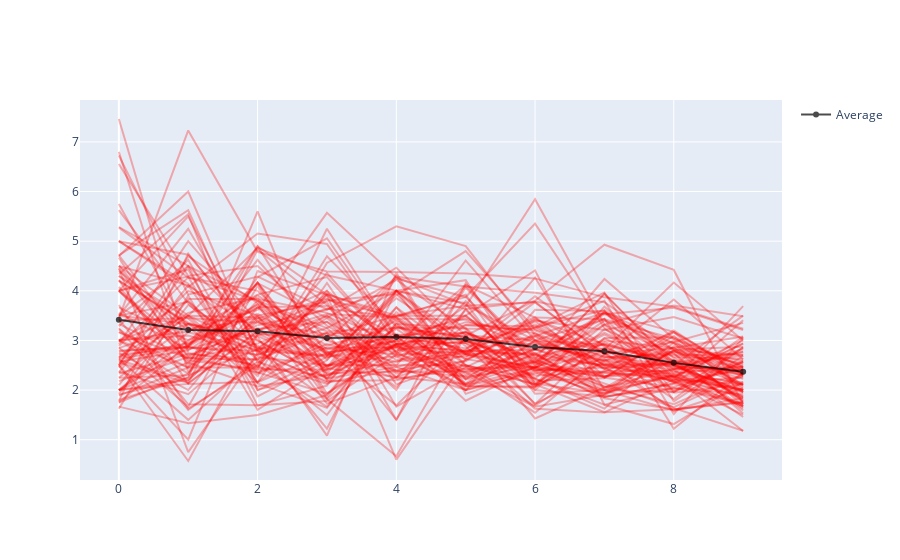

Notebook cell for this chart:
### Code cell
fig = go.Figure()
for d in data:
    r = []
    for day in range(5, 15):
        infected = d[0][d[0][:,2] == day][:, 0]
        r.append(np.mean([d[1][i] for i in infected]))
    fig.add_trace(go.Scatter(x=list(range(len(r))), y=r, mode='lines', line=dict(color='red'), opacity=0.3, showlegend=False))

mean_line = []
for day in range(5, 15):
    r = []
    for d in data:
        infected = d[0][d[0][:,2] == day][:, 0]
        r.extend([d[1][i] for i in infected])
    mean_line.append(np.mean(r))

fig.add_trace(go.Scatter(x=list(range(len(mean_line))), y=mean_line, mode='markers+lines', 
                         line=dict(color='black'), opacity=0.7, name='Average'))

fig.write_image('light_quearentine_rt.png', scale=3)
fig.show()

### Figure 1 — Plotly figure (JSON) as saved in the notebook; plotly's stock layout.template omitted (floating-point values rounded to 4 significant figures)
{"data": [{"line": {"color": "red"}, "mode": "lines", "opacity": 0.3, "showlegend": false, "type": "scatter", "x": [0, 1, 2, 3, 4, 5, 6, 7, 8, 9], "y": [5, 4.727, 3.091, 2.438, 2.263, 2.125, 2.579, 3.565, 2.944, 1.68]}, {"line": {"color": "red"}, "mode": "lines", "opacity": 0.3, "showlegend": false, "type": "scatter", "x": [0, 1, 2, 3, 4, 5, 6, 7, 8, 9], "y": [3.25, 1.6, 2.571, 2.125, 2.929, 2.643, 4.267, 2, 1.96, 2.565]}, {"line": {"color": "red"}, "mode": "lines", "opacity": 0.3, "showlegend": false, "type": "scatter", "x": [0, 1, 2, 3, 4, 5, 6, 7, 8, 9], "y": [3.444, 7.231, 4.786, 4.391, 4.381, 4.35, 4.25, 3.868, 3.679, 3.235]}, {"line": {"color": "red"}, "mode": "lines", "opacity": 0.3, "showlegend": false, "type": "scatter", "x": [0, 1, 2, 3, 4, 5, 6, 7, 8, 9], "y": [3, 2.455, 2.455, 2.286, 2.905, 2.357, 1.667, 1.905, 2.81, 1.778]}, {"line": {"color": "red"}, "mode": "lines", "opacity": 0.3, "showlegend": false, "type": "scatter", "x": [0, 1, 2, 3, 4, 5, 6, 7, 8, 9], "y": [3.286, 4.625, 2.133, 1.643, 3.333, 2.091, 2.357, 1.929, 2.955, 2.095]}, {"line": {"color": "red"}, "mode": "lines", "opacity": 0.3, "showlegend": false, "type": "scatter", "x": [0, 1, 2, 3, 4, 5, 6, 7, 8, 9], "y": [4.5, 4.111, 3.2, 3.824, 3.467, 2.077, 2.05, 3.6, 1.964, 2.571]}, {"line": {"color": "red"}, "mode": "lines", "opacity": 0.3, "showlegend": false, "type": "scatter", "x": [0, 1, 2, 3, 4, 5, 6, 7, 8, 9], "y": [2, 2.556, 4.167, 1.846, 3.667, 2.118, 2.75, 1.895, 2.615, 1.591]}, {"line": {"color": "red"}, "mode": "lines", "opacity": 0.3, "showlegend": false, "type": "scatter", "x": [0, 1, 2, 3, 4, 5, 6, 7, 8, 9], "y": [5.273, 4.267, 4, 2.708, 3.909, 4.8, 3.226, 2.816, 4.167, 3]}, {"line": {"color": "red"}, "mode": "lines", "opacity": 0.3, "showlegend": false, "type": "scatter", "x": [0, 1, 2, 3, 4, 5, 6, 7, 8, 9], "y": [3.167, 2.455, 4.167, 2.3, 2.583, 2.684, 2.95, 2.588, 3.167, 2.316]}, {"line": {"color": "red"}, "mode": "lines", "opacity": 0.3, "showlegend": false, "type": "scatter", "x": [0, 1, 2, 3, 4, 5, 6, 7, 8, 9], "y": [4, 4.429, 2, 2.667, 2.846, 2.222, 3.15, 2.25, 2.067, 2.45]}, {"line": {"color": "red"}, "mode": "lines", "opacity": 0.3, "showlegend": false, "type": "scatter", "x": [0, 1, 2, 3, 4, 5, 6, 7, 8, 9], "y": [3, 3.182, 3.923, 4.278, 2.75, 3.69, 5.846, 3.32, 3.706, 3.488]}, {"line": {"color": "red"}, "mode": "lines", "opacity": 0.3, "showlegend": false, "type": "scatter", "x": [0, 1, 2, 3, 4, 5, 6, 7, 8, 9], "y": [3.5, 3.333, 2.412, 5.25, 3.083, 2.105, 2.444, 3.947, 2.5, 3.5]}, {"line": {"color": "red"}, "mode": "lines", "opacity": 0.3, "showlegend": false, "type": "scatter", "x": [0, 1, 2, 3, 4, 5, 6, 7, 8, 9], "y": [2.75, 2, 3.667, 2.9, 3.267, 3.067, 2.909, 2.652, 2.737, 1.526]}, {"line": {"color": "red"}, "mode": "lines", "opacity": 0.3, "showlegend": false, "type": "scatter", "x": [0, 1, 2, 3, 4, 5, 6, 7, 8, 9], "y": [3.714, 1.625, 2.5, 1.667, 3.364, 2.231, 2.714, 2.5, 2.857, 1.75]}, {"line": {"color": "red"}, "mode": "lines", "opacity": 0.3, "showlegend": false, "type": "scatter", "x": [0, 1, 2, 3, 4, 5, 6, 7, 8, 9], "y": [2.923, 5, 3.375, 4, 1.667, 2.467, 1.545, 2.722, 2.158, 2.421]}, {"line": {"color": "red"}, "mode": "lines", "opacity": 0.3, "showlegend": false, "type": "scatter", "x": [0, 1, 2, 3, 4, 5, 6, 7, 8, 9], "y": [3.5, 3.778, 2.615, 3.154, 1.4, 3.643, 2.133, 1.933, 2.3, 1.963]}, {"line": {"color": "red"}, "mode": "lines", "opacity": 0.3, "showlegend": false, "type": "scatter", "x": [0, 1, 2, 3, 4, 5, 6, 7, 8, 9], "y": [7.462, 2.75, 2.5, 4.696, 3.286, 2.762, 3.444, 2.727, 2.97, 3.355]}, {"line": {"color": "red"}, "mode": "lines", "opacity": 0.3, "showlegend": false, "type": "scatter", "x": [0, 1, 2, 3, 4, 5, 6, 7, 8, 9], "y": [3.5, 5.25, 2.833, 2.667, 3, 3.5, 2.409, 2.353, 2.214, 2.118]}, {"line": {"color": "red"}, "mode": "lines", "opacity": 0.3, "showlegend": false, "type": "scatter", "x": [0, 1, 2, 3, 4, 5, 6, 7, 8, 9], "y": [1.625, 3.9, 1.6, 2.5, 3, 2.133, 3, 2.062, 2.286, 1.667]}, {"line": {"color": "red"}, "mode": "lines", "opacity": 0.3, "showlegend": false, "type": "scatter", "x": [0, 1, 2, 3, 4, 5, 6, 7, 8, 9], "y": [6.556, 4.3, 4.5, 3.3, 2.5, 4.095, 2.714, 3.556, 3.172, 2.379]}, {"line": {"color": "red"}, "mode": "lines", "opacity": 0.3, "showlegend": false, "type": "scatter", "x": [0, 1, 2, 3, 4, 5, 6, 7, 8, 9], "y": [5, 4.143, 2.857, 2.7, 3.133, 2.462, 3.1, 2.435, 2.519, 2.692]}, {"line": {"color": "red"}, "mode": "lines", "opacity": 0.3, "showlegend": false, "type": "scatter", "x": [0, 1, 2, 3, 4, 5, 6, 7, 8, 9], "y": [2.5, 3.5, 3.462, 2.4, 3.1, 1.786, 2.471, 1.833, 1.611, 1.75]}, {"line": {"color": "red"}, "mode": "lines", "opacity": 0.3, "showlegend": false, "type": "scatter", "x": [0, 1, 2, 3, 4, 5, 6, 7, 8, 9], "y": [2.25, 2.3, 2.818, 3.941, 3.417, 2.765, 2.438, 3.4, 2.944, 2.5]}, {"line": {"color": "red"}, "mode": "lines", "opacity": 0.3, "showlegend": false, "type": "scatter", "x": [0, 1, 2, 3, 4, 5, 6, 7, 8, 9], "y": [2.182, 2.667, 3.308, 3.619, 4.467, 3.095, 3.8, 4.929, 4.421, 1.714]}, {"line": {"color": "red"}, "mode": "lines", "opacity": 0.3, "showlegend": false, "type": "scatter", "x": [0, 1, 2, 3, 4, 5, 6, 7, 8, 9], "y": [2.5, 1, 4.4, 3.917, 0.6, 2.625, 2.4, 2.455, 2.545, 2.769]}, {"line": {"color": "red"}, "mode": "lines", "opacity": 0.3, "showlegend": false, "type": "scatter", "x": [0, 1, 2, 3, 4, 5, 6, 7, 8, 9], "y": [1.75, 2.333, 3.8, 3.25, 2, 4.062, 2.667, 3, 2.846, 3.08]}, {"line": {"color": "red"}, "mode": "lines", "opacity": 0.3, "showlegend": false, "type": "scatter", "x": [0, 1, 2, 3, 4, 5, 6, 7, 8, 9], "y": [2.556, 2.143, 3.167, 2.833, 3.071, 3.444, 2.955, 2.577, 2.417, 2.828]}, {"line": {"color": "red"}, "mode": "lines", "opacity": 0.3, "showlegend": false, "type": "scatter", "x": [0, 1, 2, 3, 4, 5, 6, 7, 8, 9], "y": [6.727, 3.923, 4.286, 3.625, 4, 3.632, 3.784, 3.526, 3.657, 3.209]}, {"line": {"color": "red"}, "mode": "lines", "opacity": 0.3, "showlegend": false, "type": "scatter", "x": [0, 1, 2, 3, 4, 5, 6, 7, 8, 9], "y": [2.667, 2.95, 3.5, 3.778, 1.4, 4.15, 2.5, 3.154, 2.5, 2.353]}, {"line": {"color": "red"}, "mode": "lines", "opacity": 0.3, "showlegend": false, "type": "scatter", "x": [0, 1, 2, 3, 4, 5, 6, 7, 8, 9], "y": [2.5, 0.5714, 3.125, 3.091, 3.5, 3.5, 2.375, 2.85, 2.259, 2.938]}, {"line": {"color": "red"}, "mode": "lines", "opacity": 0.3, "showlegend": false, "type": "scatter", "x": [0, 1, 2, 3, 4, 5, 6, 7, 8, 9], "y": [4.714, 5.625, 2.545, 3.455, 2.263, 3.316, 3.2, 2.75, 1.818, 2.864]}, {"line": {"color": "red"}, "mode": "lines", "opacity": 0.3, "showlegend": false, "type": "scatter", "x": [0, 1, 2, 3, 4, 5, 6, 7, 8, 9], "y": [2.846, 3.333, 2.786, 2.15, 2.409, 2.579, 3.385, 2.5, 2.185, 1.5]}, {"line": {"color": "red"}, "mode": "lines", "opacity": 0.3, "showlegend": false, "type": "scatter", "x": [0, 1, 2, 3, 4, 5, 6, 7, 8, 9], "y": [2.625, 1.4, 2.667, 2.5, 2.5, 2.5, 1.688, 2.6, 2.778, 2.444]}, {"line": {"color": "red"}, "mode": "lines", "opacity": 0.3, "showlegend": false, "type": "scatter", "x": [0, 1, 2, 3, 4, 5, 6, 7, 8, 9], "y": [2.8, 2.857, 2.786, 2.692, 3.85, 2.941, 2, 1.87, 2.038, 1.92]}, {"line": {"color": "red"}, "mode": "lines", "opacity": 0.3, "showlegend": false, "type": "scatter", "x": [0, 1, 2, 3, 4, 5, 6, 7, 8, 9], "y": [5, 4.077, 5.154, 4.944, 2.933, 4.118, 3.462, 3.429, 3.036, 2.469]}, {"line": {"color": "red"}, "mode": "lines", "opacity": 0.3, "showlegend": false, "type": "scatter", "x": [0, 1, 2, 3, 4, 5, 6, 7, 8, 9], "y": [2, 2.857, 4.625, 3, 2.467, 2, 3.619, 3.591, 2.333, 2.474]}, {"line": {"color": "red"}, "mode": "lines", "opacity": 0.3, "showlegend": false, "type": "scatter", "x": [0, 1, 2, 3, 4, 5, 6, 7, 8, 9], "y": [3, 2.143, 4.833, 3.714, 2.769, 2, 2.333, 2.625, 1.583, 2.036]}, {"line": {"color": "red"}, "mode": "lines", "opacity": 0.3, "showlegend": false, "type": "scatter", "x": [0, 1, 2, 3, 4, 5, 6, 7, 8, 9], "y": [2.6, 2.2, 3.462, 2.727, 2.231, 2.429, 2.471, 2.267, 2.353, 3]}, {"line": {"color": "red"}, "mode": "lines", "opacity": 0.3, "showlegend": false, "type": "scatter", "x": [0, 1, 2, 3, 4, 5, 6, 7, 8, 9], "y": [2.714, 2.875, 2.467, 3.929, 3.5, 3.7, 3.769, 2.727, 2.846, 2.278]}, {"line": {"color": "red"}, "mode": "lines", "opacity": 0.3, "showlegend": false, "type": "scatter", "x": [0, 1, 2, 3, 4, 5, 6, 7, 8, 9], "y": [4.3, 3.2, 3.444, 3.846, 3.087, 2.84, 3.476, 2.278, 2.571, 1.87]}, {"line": {"color": "red"}, "mode": "lines", "opacity": 0.3, "showlegend": false, "type": "scatter", "x": [0, 1, 2, 3, 4, 5, 6, 7, 8, 9], "y": [4.667, 2.5, 4.9, 2.7, 3.393, 2.727, 3.773, 2.714, 3.824, 2.621]}, {"line": {"color": "red"}, "mode": "lines", "opacity": 0.3, "showlegend": false, "type": "scatter", "x": [0, 1, 2, 3, 4, 5, 6, 7, 8, 9], "y": [2.5, 4.5, 3.8, 2.833, 2.722, 2.364, 2.55, 3.316, 2.235, 2]}, {"line": {"color": "red"}, "mode": "lines", "opacity": 0.3, "showlegend": false, "type": "scatter", "x": [0, 1, 2, 3, 4, 5, 6, 7, 8, 9], "y": [3, 3.5, 2.333, 2.857, 2.857, 2.727, 2.429, 2.368, 3, 2.05]}, {"line": {"color": "red"}, "mode": "lines", "opacity": 0.3, "showlegend": false, "type": "scatter", "x": [0, 1, 2, 3, 4, 5, 6, 7, 8, 9], "y": [4.222, 2.125, 2.167, 3.059, 2.059, 3.619, 2.19, 2.24, 3.167, 2]}, {"line": {"color": "red"}, "mode": "lines", "opacity": 0.3, "showlegend": false, "type": "scatter", "x": [0, 1, 2, 3, 4, 5, 6, 7, 8, 9], "y": [4.4, 3.273, 2.154, 2.75, 2.391, 2.28, 2.833, 2.25, 3.091, 1.955]}, {"line": {"color": "red"}, "mode": "lines", "opacity": 0.3, "showlegend": false, "type": "scatter", "x": [0, 1, 2, 3, 4, 5, 6, 7, 8, 9], "y": [4.444, 2.667, 2.357, 2.929, 2.565, 3.167, 2.625, 4.238, 3.037, 2.324]}, {"line": {"color": "red"}, "mode": "lines", "opacity": 0.3, "showlegend": false, "type": "scatter", "x": [0, 1, 2, 3, 4, 5, 6, 7, 8, 9], "y": [3.667, 3, 3.909, 3, 4.286, 4.087, 3.962, 3.773, 2.812, 2.872]}, {"line": {"color": "red"}, "mode": "lines", "opacity": 0.3, "showlegend": false, "type": "scatter", "x": [0, 1, 2, 3, 4, 5, 6, 7, 8, 9], "y": [1.889, 2.455, 3.412, 2.333, 2.375, 3, 2.545, 2.08, 1.714, 2.324]}, {"line": {"color": "red"}, "mode": "lines", "opacity": 0.3, "showlegend": false, "type": "scatter", "x": [0, 1, 2, 3, 4, 5, 6, 7, 8, 9], "y": [4.2, 3.333, 3, 2.231, 3.667, 2.615, 3.267, 3.967, 1.773, 2.692]}, {"line": {"color": "red"}, "mode": "lines", "opacity": 0.3, "showlegend": false, "type": "scatter", "x": [0, 1, 2, 3, 4, 5, 6, 7, 8, 9], "y": [3.4, 3.455, 3.357, 3.133, 2.895, 2.8, 2.714, 2.045, 2.8, 2.12]}, {"line": {"color": "red"}, "mode": "lines", "opacity": 0.3, "showlegend": false, "type": "scatter", "x": [0, 1, 2, 3, 4, 5, 6, 7, 8, 9], "y": [2.25, 3.333, 3.071, 1.083, 4.364, 2, 2.45, 1.857, 2.136, 1.682]}, {"line": {"color": "red"}, "mode": "lines", "opacity": 0.3, "showlegend": false, "type": "scatter", "x": [0, 1, 2, 3, 4, 5, 6, 7, 8, 9], "y": [4.5, 2.867, 2.714, 3.154, 3.067, 3, 2.091, 3.68, 2.5, 1.958]}, {"line": {"color": "red"}, "mode": "lines", "opacity": 0.3, "showlegend": false, "type": "scatter", "x": [0, 1, 2, 3, 4, 5, 6, 7, 8, 9], "y": [1.778, 4.75, 3, 2.235, 3.5, 3.875, 2.562, 3.536, 2.808, 2.706]}, {"line": {"color": "red"}, "mode": "lines", "opacity": 0.3, "showlegend": false, "type": "scatter", "x": [0, 1, 2, 3, 4, 5, 6, 7, 8, 9], "y": [2.1, 3.833, 3.833, 3.556, 2.929, 2.952, 3.263, 3.611, 2.647, 2.1]}, {"line": {"color": "red"}, "mode": "lines", "opacity": 0.3, "showlegend": false, "type": "scatter", "x": [0, 1, 2, 3, 4, 5, 6, 7, 8, 9], "y": [2.889, 4.273, 3.8, 2.615, 4, 2.211, 2.609, 2.125, 1.654, 2.29]}, {"line": {"color": "red"}, "mode": "lines", "opacity": 0.3, "showlegend": false, "type": "scatter", "x": [0, 1, 2, 3, 4, 5, 6, 7, 8, 9], "y": [2.625, 2.875, 3.667, 2.5, 2.688, 2.083, 2.071, 2.808, 2.211, 3.692]}, {"line": {"color": "red"}, "mode": "lines", "opacity": 0.3, "showlegend": false, "type": "scatter", "x": [0, 1, 2, 3, 4, 5, 6, 7, 8, 9], "y": [2, 3, 3.538, 2.75, 3, 2.95, 2.231, 1.706, 2.048, 1.724]}, {"line": {"color": "red"}, "mode": "lines", "opacity": 0.3, "showlegend": false, "type": "scatter", "x": [0, 1, 2, 3, 4, 5, 6, 7, 8, 9], "y": [2.353, 4.111, 2.15, 4.158, 2.115, 2.605, 3.324, 2.5, 2.542, 2.348]}, {"line": {"color": "red"}, "mode": "lines", "opacity": 0.3, "showlegend": false, "type": "scatter", "x": [0, 1, 2, 3, 4, 5, 6, 7, 8, 9], "y": [3.222, 2.333, 4.273, 5.059, 3.056, 3.304, 3.286, 2.429, 1.947, 2.118]}, {"line": {"color": "red"}, "mode": "lines", "opacity": 0.3, "showlegend": false, "type": "scatter", "x": [0, 1, 2, 3, 4, 5, 6, 7, 8, 9], "y": [4.077, 2.556, 2.071, 2.308, 2.923, 3.105, 3, 2.6, 2.471, 2]}, {"line": {"color": "red"}, "mode": "lines", "opacity": 0.3, "showlegend": false, "type": "scatter", "x": [0, 1, 2, 3, 4, 5, 6, 7, 8, 9], "y": [2.857, 1.667, 4.1, 1.929, 2.8, 3, 2.5, 3.933, 2.552, 1.667]}, {"line": {"color": "red"}, "mode": "lines", "opacity": 0.3, "showlegend": false, "type": "scatter", "x": [0, 1, 2, 3, 4, 5, 6, 7, 8, 9], "y": [1.909, 2.25, 3.385, 2.478, 2.923, 2, 3, 2.529, 2.174, 1.714]}, {"line": {"color": "red"}, "mode": "lines", "opacity": 0.3, "showlegend": false, "type": "scatter", "x": [0, 1, 2, 3, 4, 5, 6, 7, 8, 9], "y": [4.2, 3.357, 2.9, 1.222, 4, 3.75, 1.929, 2, 2.263, 1.176]}, {"line": {"color": "red"}, "mode": "lines", "opacity": 0.3, "showlegend": false, "type": "scatter", "x": [0, 1, 2, 3, 4, 5, 6, 7, 8, 9], "y": [2.5, 4.7, 3.75, 3.182, 3.25, 3.077, 2.24, 3.32, 2.735, 1.793]}, {"line": {"color": "red"}, "mode": "lines", "opacity": 0.3, "showlegend": false, "type": "scatter", "x": [0, 1, 2, 3, 4, 5, 6, 7, 8, 9], "y": [2, 3.167, 2.8, 3.25, 4, 3, 2.444, 3.118, 2.433, 2.467]}, {"line": {"color": "red"}, "mode": "lines", "opacity": 0.3, "showlegend": false, "type": "scatter", "x": [0, 1, 2, 3, 4, 5, 6, 7, 8, 9], "y": [2.571, 2.8, 3.727, 2.769, 2.875, 2.263, 2.471, 2.263, 2.765, 2.4]}, {"line": {"color": "red"}, "mode": "lines", "opacity": 0.3, "showlegend": false, "type": "scatter", "x": [0, 1, 2, 3, 4, 5, 6, 7, 8, 9], "y": [2.636, 4, 3.5, 1.727, 2.261, 2.714, 2.294, 2.353, 2.267, 2.941]}, {"line": {"color": "red"}, "mode": "lines", "opacity": 0.3, "showlegend": false, "type": "scatter", "x": [0, 1, 2, 3, 4, 5, 6, 7, 8, 9], "y": [4, 2.6, 2.417, 2.417, 4, 2.882, 1.625, 1.55, 2.214, 1.882]}, {"line": {"color": "red"}, "mode": "lines", "opacity": 0.3, "showlegend": false, "type": "scatter", "x": [0, 1, 2, 3, 4, 5, 6, 7, 8, 9], "y": [4.7, 6, 2.727, 4.357, 2.762, 4.611, 3, 3.429, 2.267, 2]}, {"line": {"color": "red"}, "mode": "lines", "opacity": 0.3, "showlegend": false, "type": "scatter", "x": [0, 1, 2, 3, 4, 5, 6, 7, 8, 9], "y": [2, 2.2, 3.5, 2.786, 1.692, 3.056, 1.727, 2.389, 2.385, 2.115]}, {"line": {"color": "red"}, "mode": "lines", "opacity": 0.3, "showlegend": false, "type": "scatter", "x": [0, 1, 2, 3, 4, 5, 6, 7, 8, 9], "y": [5.625, 3.75, 2.357, 1.929, 2.923, 3.167, 2.571, 2.286, 2.407, 1.458]}, {"line": {"color": "red"}, "mode": "lines", "opacity": 0.3, "showlegend": false, "type": "scatter", "x": [0, 1, 2, 3, 4, 5, 6, 7, 8, 9], "y": [1.8, 2.25, 5.6, 2.182, 2.2, 2.5, 2.118, 1.556, 1.615, 1.765]}, {"line": {"color": "red"}, "mode": "lines", "opacity": 0.3, "showlegend": false, "type": "scatter", "x": [0, 1, 2, 3, 4, 5, 6, 7, 8, 9], "y": [3, 3.1, 2.7, 3.5, 2.722, 3.5, 4.412, 1.704, 1.316, 2.167]}, {"line": {"color": "red"}, "mode": "lines", "opacity": 0.3, "showlegend": false, "type": "scatter", "x": [0, 1, 2, 3, 4, 5, 6, 7, 8, 9], "y": [1.667, 1.333, 1.5, 1.9, 3.571, 2.5, 2.231, 1.625, 2.889, 2.583]}, {"line": {"color": "red"}, "mode": "lines", "opacity": 0.3, "showlegend": false, "type": "scatter", "x": [0, 1, 2, 3, 4, 5, 6, 7, 8, 9], "y": [4.455, 0.75, 2.75, 2.182, 3.267, 3.238, 1.714, 3.048, 3.062, 2.464]}, {"line": {"color": "red"}, "mode": "lines", "opacity": 0.3, "showlegend": false, "type": "scatter", "x": [0, 1, 2, 3, 4, 5, 6, 7, 8, 9], "y": [4.3, 3.444, 2.286, 4.562, 5.3, 4.9, 3.111, 2.667, 2.704, 2.719]}, {"line": {"color": "red"}, "mode": "lines", "opacity": 0.3, "showlegend": false, "type": "scatter", "x": [0, 1, 2, 3, 4, 5, 6, 7, 8, 9], "y": [2.455, 3.5, 4.867, 4.312, 4, 4.214, 2.136, 2.968, 2.476, 2.406]}, {"line": {"color": "red"}, "mode": "lines", "opacity": 0.3, "showlegend": false, "type": "scatter", "x": [0, 1, 2, 3, 4, 5, 6, 7, 8, 9], "y": [6.8, 2.364, 4.167, 2.455, 4.25, 3.875, 5.353, 3.25, 2.174, 3.407]}, {"line": {"color": "red"}, "mode": "lines", "opacity": 0.3, "showlegend": false, "type": "scatter", "x": [0, 1, 2, 3, 4, 5, 6, 7, 8, 9], "y": [4.714, 2.909, 3.667, 3.692, 2.375, 2.375, 2.812, 3.438, 1.222, 2.357]}, {"line": {"color": "red"}, "mode": "lines", "opacity": 0.3, "showlegend": false, "type": "scatter", "x": [0, 1, 2, 3, 4, 5, 6, 7, 8, 9], "y": [4.5, 3.5, 2.846, 3.8, 3.938, 2.5, 2.111, 3.042, 2.423, 2.778]}, {"line": {"color": "red"}, "mode": "lines", "opacity": 0.3, "showlegend": false, "type": "scatter", "x": [0, 1, 2, 3, 4, 5, 6, 7, 8, 9], "y": [3.333, 2.643, 2.611, 1.5, 3.333, 3.25, 2.062, 2.84, 1.964, 2.862]}, {"line": {"color": "red"}, "mode": "lines", "opacity": 0.3, "showlegend": false, "type": "scatter", "x": [0, 1, 2, 3, 4, 5, 6, 7, 8, 9], "y": [1.923, 3.714, 2.812, 3.375, 2.25, 3.792, 2.65, 2.5, 2.276, 1.84]}, {"line": {"color": "red"}, "mode": "lines", "opacity": 0.3, "showlegend": false, "type": "scatter", "x": [0, 1, 2, 3, 4, 5, 6, 7, 8, 9], "y": [2.375, 1.917, 3.111, 3.533, 3.462, 2.727, 2.458, 2.933, 2.542, 1.633]}, {"line": {"color": "red"}, "mode": "lines", "opacity": 0.3, "showlegend": false, "type": "scatter", "x": [0, 1, 2, 3, 4, 5, 6, 7, 8, 9], "y": [3.429, 1.714, 1.692, 1.778, 2.714, 2.778, 2.818, 2.467, 1.636, 1.182]}, {"line": {"color": "red"}, "mode": "lines", "opacity": 0.3, "showlegend": false, "type": "scatter", "x": [0, 1, 2, 3, 4, 5, 6, 7, 8, 9], "y": [4, 5.5, 2.8, 1.818, 0.6667, 3.111, 1.429, 2.053, 2.429, 2.32]}, {"line": {"color": "red"}, "mode": "lines", "opacity": 0.3, "showlegend": false, "type": "scatter", "x": [0, 1, 2, 3, 4, 5, 6, 7, 8, 9], "y": [2, 2.125, 3.2, 3.636, 3.474, 3.923, 2, 3.227, 2.6, 2.227]}, {"line": {"color": "red"}, "mode": "lines", "opacity": 0.3, "showlegend": false, "type": "scatter", "x": [0, 1, 2, 3, 4, 5, 6, 7, 8, 9], "y": [2.333, 2.727, 2.615, 3.909, 2.667, 3.182, 2.111, 2.542, 2.32, 2.154]}, {"line": {"color": "red"}, "mode": "lines", "opacity": 0.3, "showlegend": false, "type": "scatter", "x": [0, 1, 2, 3, 4, 5, 6, 7, 8, 9], "y": [5.286, 4.5, 1.688, 2.091, 4, 2.722, 3.421, 2.92, 2.591, 2.296]}, {"line": {"color": "red"}, "mode": "lines", "opacity": 0.3, "showlegend": false, "type": "scatter", "x": [0, 1, 2, 3, 4, 5, 6, 7, 8, 9], "y": [4, 2.889, 4.895, 3.909, 2.941, 2.769, 3.4, 3.211, 3.472, 3.038]}, {"line": {"color": "red"}, "mode": "lines", "opacity": 0.3, "showlegend": false, "type": "scatter", "x": [0, 1, 2, 3, 4, 5, 6, 7, 8, 9], "y": [2.778, 2.889, 4.154, 3.455, 4.222, 3.235, 3.238, 3.8, 1.519, 3.048]}, {"line": {"color": "red"}, "mode": "lines", "opacity": 0.3, "showlegend": false, "type": "scatter", "x": [0, 1, 2, 3, 4, 5, 6, 7, 8, 9], "y": [4, 4.286, 1.875, 2.6, 4.3, 1.923, 2.4, 2, 1.591, 1.84]}, {"line": {"color": "red"}, "mode": "lines", "opacity": 0.3, "showlegend": false, "type": "scatter", "x": [0, 1, 2, 3, 4, 5, 6, 7, 8, 9], "y": [4, 2.7, 3.25, 2.235, 2.467, 2.81, 3.889, 2.88, 2.143, 2.258]}, {"line": {"color": "red"}, "mode": "lines", "opacity": 0.3, "showlegend": false, "type": "scatter", "x": [0, 1, 2, 3, 4, 5, 6, 7, 8, 9], "y": [3, 3.8, 2.462, 4, 2.882, 3.368, 3.143, 2.679, 2.5, 1.972]}, {"line": {"color": "red"}, "mode": "lines", "opacity": 0.3, "showlegend": false, "type": "scatter", "x": [0, 1, 2, 3, 4, 5, 6, 7, 8, 9], "y": [5.75, 3.214, 3.615, 5.571, 4.269, 3.714, 3, 2.912, 2, 2.592]}, {"line": {"color": "red"}, "mode": "lines", "opacity": 0.3, "showlegend": false, "type": "scatter", "x": [0, 1, 2, 3, 4, 5, 6, 7, 8, 9], "y": [3.5, 4.5, 3.143, 2.476, 3.231, 2.312, 3.071, 2.421, 3.2, 2.294]}, {"line": {"color": "red"}, "mode": "lines", "opacity": 0.3, "showlegend": false, "type": "scatter", "x": [0, 1, 2, 3, 4, 5, 6, 7, 8, 9], "y": [3.556, 2.818, 3.231, 3.375, 2.611, 2.737, 2.741, 1.864, 2.129, 3.071]}, {"line": {"color": "red"}, "mode": "lines", "opacity": 0.3, "showlegend": false, "type": "scatter", "x": [0, 1, 2, 3, 4, 5, 6, 7, 8, 9], "y": [2.667, 3.556, 3.857, 2.35, 3.44, 3.417, 2.81, 2.909, 2.52, 1.846]}, {"line": {"color": "red"}, "mode": "lines", "opacity": 0.3, "showlegend": false, "type": "scatter", "x": [0, 1, 2, 3, 4, 5, 6, 7, 8, 9], "y": [3.167, 2.636, 2.941, 3.5, 2.333, 2.789, 3.091, 3.56, 2.667, 2.625]}, {"line": {"color": "red"}, "mode": "lines", "opacity": 0.3, "showlegend": false, "type": "scatter", "x": [0, 1, 2, 3, 4, 5, 6, 7, 8, 9], "y": [1.75, 2.923, 3.727, 1.818, 3.111, 3.154, 2.632, 2, 2.789, 2.542]}, {"line": {"color": "red"}, "mode": "lines", "opacity": 0.3, "showlegend": false, "type": "scatter", "x": [0, 1, 2, 3, 4, 5, 6, 7, 8, 9], "y": [4.333, 5.545, 2, 2.412, 2.875, 2.409, 2.571, 1.947, 2.316, 2]}, {"line": {"color": "black"}, "mode": "markers+lines", "name": "Average", "opacity": 0.7, "type": "scatter", "x": [0, 1, 2, 3, 4, 5, 6, 7, 8, 9], "y": [3.415, 3.211, 3.187, 3.051, 3.071, 3.027, 2.868, 2.785, 2.548, 2.369]}], "layout": {}}
